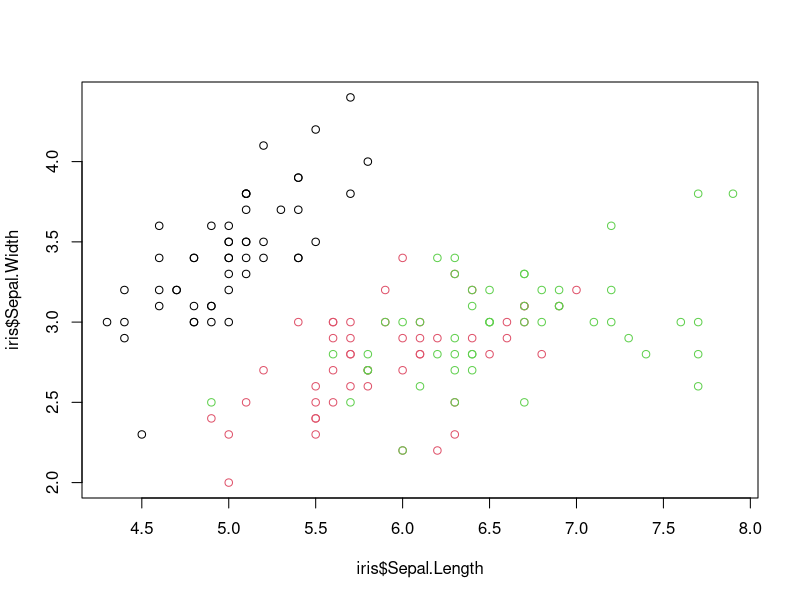

The R source for this figure:
## ---- chunk 1
knitr::opts_chunk$set(echo = TRUE)
## ---- chunk 2
#install.packages("dplyr")
#library(dplyr)
plot(iris$Sepal.Length, iris$Sepal.Width, col = iris$Species)
    
